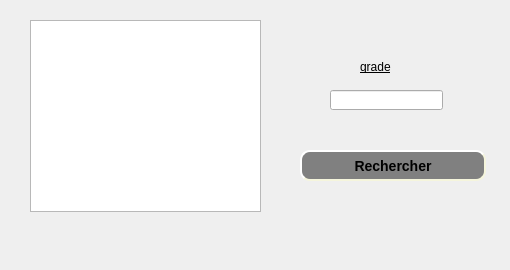
      <widget class="QWidget" name="tab_10">
       <attribute name="title">
        <string>rechecher employe</string>
       </attribute>
       <widget class="QLineEdit" name="lineEdit_cin_3">
        <property name="geometry">
         <rect>
          <x>330</x>
          <y>90</y>
          <width>113</width>
          <height>20</height>
         </rect>
        </property>
       </widget>
       <widget class="QLabel" name="label_34">
        <property name="geometry">
         <rect>
          <x>360</x>
          <y>60</y>
          <width>47</width>
          <height>13</height>
         </rect>
        </property>
        <property name="styleSheet">
         <string notr="true">font: 12pt &quot;Andalus&quot;;
text-decoration: underline;</string>
        </property>
        <property name="text">
         <string>grade</string>
        </property>
       </widget>
       <widget class="QPushButton" name="pb_ajouter_9">
        <property name="geometry">
         <rect>
          <x>300</x>
          <y>150</y>
          <width>186</width>
          <height>31</height>
         </rect>
        </property>
        <property name="styleSheet">
         <string notr="true">QPushButton#pb_ajouter_9 {
    background-color: grey;
    border-style: outset;
    border-width: 2px;
    border-radius: 10px;
    border-color: beige;
    font: bold 14px;
    min-width: 10em;
    padding: 6px;
}
</string>
        </property>
        <property name="text">
         <string>Rechercher</string>
        </property>
       </widget>
       <widget class="QTableView" name="tabemp_2">
        <property name="geometry">
         <rect>
          <x>30</x>
          <y>20</y>
          <width>231</width>
          <height>192</height>
         </rect>
        </property>
       </widget>
       <widget class="QLabel" name="label_9">
        <property name="geometry">
         <rect>
          <x>0</x>
          <y>0</y>
          <width>501</width>
          <height>261</height>
         </rect>
        </property>
        <property name="styleSheet">
         <string notr="true">background-image: url(:/bg.jpg);</string>
        </property>
        <property name="text">
         <string/>
        </property>
        <property name="pixmap">
         <pixmap>../60342173_2276972439287605_1529191567795945472_n.jpg</pixmap>
        </property>
       </widget>
       <zorder>label_9</zorder>
       <zorder>tabemp_2</zorder>
       <zorder>lineEdit_cin_3</zorder>
       <zorder>label_34</zorder>
       <zorder>pb_ajouter_9</zorder>
      </widget>
